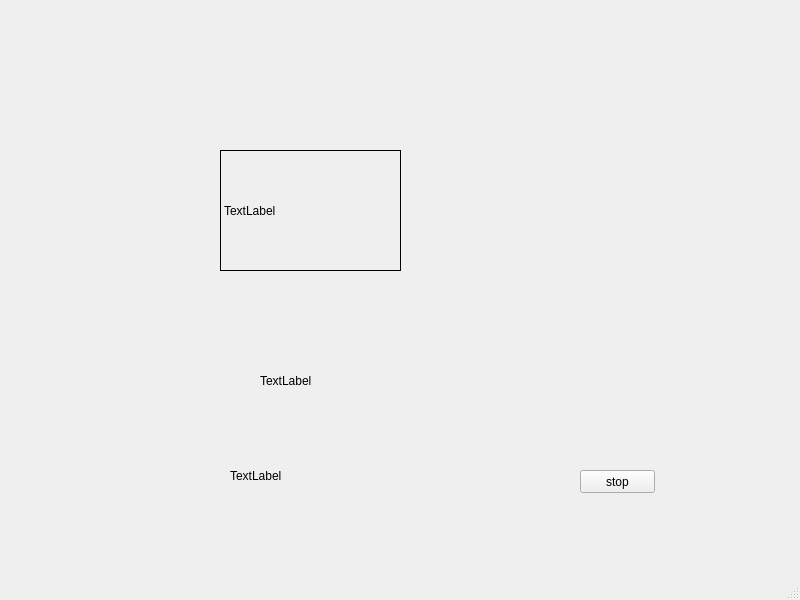
<?xml version="1.0" encoding="UTF-8"?>
<ui version="4.0">
 <class>MainWindow</class>
 <widget class="QMainWindow" name="MainWindow">
  <property name="geometry">
   <rect>
    <x>0</x>
    <y>0</y>
    <width>800</width>
    <height>600</height>
   </rect>
  </property>
  <property name="windowTitle">
   <string>MainWindow</string>
  </property>
  <widget class="QWidget" name="centralwidget">
   <widget class="QLabel" name="label_1">
    <property name="geometry">
     <rect>
      <x>220</x>
      <y>150</y>
      <width>181</width>
      <height>121</height>
     </rect>
    </property>
    <property name="frameShape">
     <enum>QFrame::Shape::Box</enum>
    </property>
    <property name="text">
     <string>TextLabel</string>
    </property>
   </widget>
   <widget class="QLabel" name="label_2">
    <property name="geometry">
     <rect>
      <x>260</x>
      <y>320</y>
      <width>201</width>
      <height>121</height>
     </rect>
    </property>
    <property name="text">
     <string>TextLabel</string>
    </property>
   </widget>
   <widget class="QLabel" name="label_3">
    <property name="geometry">
     <rect>
      <x>230</x>
      <y>440</y>
      <width>241</width>
      <height>71</height>
     </rect>
    </property>
    <property name="text">
     <string>TextLabel</string>
    </property>
   </widget>
   <widget class="QPushButton" name="pushButton">
    <property name="geometry">
     <rect>
      <x>580</x>
      <y>470</y>
      <width>75</width>
      <height>23</height>
     </rect>
    </property>
    <property name="text">
     <string>stop</string>
    </property>
   </widget>
  </widget>
  <widget class="QMenuBar" name="menubar">
   <property name="geometry">
    <rect>
     <x>0</x>
     <y>0</y>
     <width>800</width>
     <height>21</height>
    </rect>
   </property>
  </widget>
  <widget class="QStatusBar" name="statusbar"/>
 </widget>
 <resources/>
 <connections/>
</ui>
